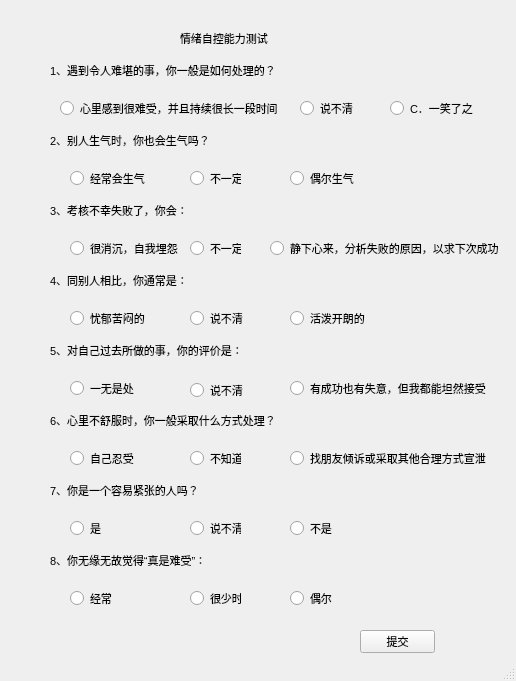
<?xml version="1.0" encoding="UTF-8"?>
<ui version="4.0">
 <class>MainWindow</class>
 <widget class="QMainWindow" name="MainWindow">
  <property name="geometry">
   <rect>
    <x>0</x>
    <y>0</y>
    <width>516</width>
    <height>681</height>
   </rect>
  </property>
  <property name="font">
   <font>
    <pointsize>8</pointsize>
   </font>
  </property>
  <property name="windowTitle">
   <string>MainWindow</string>
  </property>
  <widget class="QWidget" name="centralwidget">
   <widget class="QRadioButton" name="radioButton6">
    <property name="geometry">
     <rect>
      <x>290</x>
      <y>170</y>
      <width>89</width>
      <height>16</height>
     </rect>
    </property>
    <property name="text">
     <string>偶尔生气</string>
    </property>
    <attribute name="buttonGroup">
     <string notr="true">buttonGroup_2</string>
    </attribute>
   </widget>
   <widget class="QRadioButton" name="radioButton7">
    <property name="geometry">
     <rect>
      <x>70</x>
      <y>240</y>
      <width>111</width>
      <height>16</height>
     </rect>
    </property>
    <property name="text">
     <string>很消沉，自我埋怨</string>
    </property>
    <attribute name="buttonGroup">
     <string notr="true">buttonGroup_3</string>
    </attribute>
   </widget>
   <widget class="QLabel" name="label_3">
    <property name="geometry">
     <rect>
      <x>50</x>
      <y>200</y>
      <width>381</width>
      <height>21</height>
     </rect>
    </property>
    <property name="text">
     <string>3、考核不幸失败了，你会：</string>
    </property>
   </widget>
   <widget class="QRadioButton" name="radioButton17">
    <property name="geometry">
     <rect>
      <x>190</x>
      <y>450</y>
      <width>51</width>
      <height>16</height>
     </rect>
    </property>
    <property name="text">
     <string>不知道</string>
    </property>
    <attribute name="buttonGroup">
     <string notr="true">buttonGroup_6</string>
    </attribute>
   </widget>
   <widget class="QRadioButton" name="radioButton1">
    <property name="geometry">
     <rect>
      <x>60</x>
      <y>100</y>
      <width>221</width>
      <height>16</height>
     </rect>
    </property>
    <property name="text">
     <string>心里感到很难受，并且持续很长一段时间</string>
    </property>
    <attribute name="buttonGroup">
     <string notr="true">buttonGroup</string>
    </attribute>
   </widget>
   <widget class="QLabel" name="label_8">
    <property name="geometry">
     <rect>
      <x>50</x>
      <y>550</y>
      <width>381</width>
      <height>21</height>
     </rect>
    </property>
    <property name="text">
     <string>8、你无缘无故觉得“真是难受”：</string>
    </property>
   </widget>
   <widget class="QRadioButton" name="radioButton5">
    <property name="geometry">
     <rect>
      <x>190</x>
      <y>170</y>
      <width>51</width>
      <height>16</height>
     </rect>
    </property>
    <property name="text">
     <string>不一定</string>
    </property>
    <attribute name="buttonGroup">
     <string notr="true">buttonGroup_2</string>
    </attribute>
   </widget>
   <widget class="QLabel" name="label_5">
    <property name="geometry">
     <rect>
      <x>50</x>
      <y>340</y>
      <width>381</width>
      <height>21</height>
     </rect>
    </property>
    <property name="text">
     <string>5、对自己过去所做的事，你的评价是：</string>
    </property>
   </widget>
   <widget class="QRadioButton" name="radioButton11">
    <property name="geometry">
     <rect>
      <x>190</x>
      <y>310</y>
      <width>61</width>
      <height>16</height>
     </rect>
    </property>
    <property name="text">
     <string>说不清</string>
    </property>
    <attribute name="buttonGroup">
     <string notr="true">buttonGroup_4</string>
    </attribute>
   </widget>
   <widget class="QPushButton" name="pushButton">
    <property name="geometry">
     <rect>
      <x>360</x>
      <y>630</y>
      <width>75</width>
      <height>23</height>
     </rect>
    </property>
    <property name="text">
     <string>提交</string>
    </property>
   </widget>
   <widget class="QRadioButton" name="radioButton20">
    <property name="geometry">
     <rect>
      <x>190</x>
      <y>520</y>
      <width>51</width>
      <height>16</height>
     </rect>
    </property>
    <property name="text">
     <string>说不清</string>
    </property>
    <attribute name="buttonGroup">
     <string notr="true">buttonGroup_7</string>
    </attribute>
   </widget>
   <widget class="QRadioButton" name="radioButton19">
    <property name="geometry">
     <rect>
      <x>70</x>
      <y>520</y>
      <width>89</width>
      <height>16</height>
     </rect>
    </property>
    <property name="text">
     <string>是</string>
    </property>
    <attribute name="buttonGroup">
     <string notr="true">buttonGroup_7</string>
    </attribute>
   </widget>
   <widget class="QLabel" name="label_2">
    <property name="geometry">
     <rect>
      <x>50</x>
      <y>130</y>
      <width>381</width>
      <height>21</height>
     </rect>
    </property>
    <property name="text">
     <string>2、别人生气时，你也会生气吗？</string>
    </property>
   </widget>
   <widget class="QLabel" name="label_11">
    <property name="geometry">
     <rect>
      <x>180</x>
      <y>30</y>
      <width>91</width>
      <height>16</height>
     </rect>
    </property>
    <property name="text">
     <string>情绪自控能力测试</string>
    </property>
   </widget>
   <widget class="QRadioButton" name="radioButton24">
    <property name="geometry">
     <rect>
      <x>290</x>
      <y>590</y>
      <width>61</width>
      <height>16</height>
     </rect>
    </property>
    <property name="text">
     <string>偶尔</string>
    </property>
    <attribute name="buttonGroup">
     <string notr="true">buttonGroup_8</string>
    </attribute>
   </widget>
   <widget class="QRadioButton" name="radioButton12">
    <property name="geometry">
     <rect>
      <x>290</x>
      <y>310</y>
      <width>89</width>
      <height>16</height>
     </rect>
    </property>
    <property name="text">
     <string>活泼开朗的</string>
    </property>
    <attribute name="buttonGroup">
     <string notr="true">buttonGroup_4</string>
    </attribute>
   </widget>
   <widget class="QRadioButton" name="radioButton14">
    <property name="geometry">
     <rect>
      <x>190</x>
      <y>380</y>
      <width>91</width>
      <height>20</height>
     </rect>
    </property>
    <property name="text">
     <string>说不清</string>
    </property>
    <attribute name="buttonGroup">
     <string notr="true">buttonGroup_5</string>
    </attribute>
   </widget>
   <widget class="QRadioButton" name="radioButton9">
    <property name="geometry">
     <rect>
      <x>270</x>
      <y>240</y>
      <width>291</width>
      <height>16</height>
     </rect>
    </property>
    <property name="text">
     <string>静下心来，分析失败的原因，以求下次成功</string>
    </property>
    <attribute name="buttonGroup">
     <string notr="true">buttonGroup_3</string>
    </attribute>
   </widget>
   <widget class="QLabel" name="label_7">
    <property name="geometry">
     <rect>
      <x>50</x>
      <y>480</y>
      <width>381</width>
      <height>21</height>
     </rect>
    </property>
    <property name="text">
     <string>7、你是一个容易紧张的人吗？</string>
    </property>
   </widget>
   <widget class="QLabel" name="label_4">
    <property name="geometry">
     <rect>
      <x>50</x>
      <y>270</y>
      <width>381</width>
      <height>21</height>
     </rect>
    </property>
    <property name="text">
     <string>4、同别人相比，你通常是：</string>
    </property>
   </widget>
   <widget class="QLabel" name="label_6">
    <property name="geometry">
     <rect>
      <x>50</x>
      <y>410</y>
      <width>381</width>
      <height>21</height>
     </rect>
    </property>
    <property name="text">
     <string>6、心里不舒服时，你一般采取什么方式处理？</string>
    </property>
   </widget>
   <widget class="QRadioButton" name="radioButton10">
    <property name="geometry">
     <rect>
      <x>70</x>
      <y>310</y>
      <width>91</width>
      <height>16</height>
     </rect>
    </property>
    <property name="text">
     <string>忧郁苦闷的</string>
    </property>
    <attribute name="buttonGroup">
     <string notr="true">buttonGroup_4</string>
    </attribute>
   </widget>
   <widget class="QRadioButton" name="radioButton15">
    <property name="geometry">
     <rect>
      <x>290</x>
      <y>380</y>
      <width>211</width>
      <height>16</height>
     </rect>
    </property>
    <property name="text">
     <string>有成功也有失意，但我都能坦然接受</string>
    </property>
    <attribute name="buttonGroup">
     <string notr="true">buttonGroup_5</string>
    </attribute>
   </widget>
   <widget class="QRadioButton" name="radioButton21">
    <property name="geometry">
     <rect>
      <x>290</x>
      <y>520</y>
      <width>61</width>
      <height>16</height>
     </rect>
    </property>
    <property name="text">
     <string>不是</string>
    </property>
    <attribute name="buttonGroup">
     <string notr="true">buttonGroup_7</string>
    </attribute>
   </widget>
   <widget class="QLabel" name="label">
    <property name="geometry">
     <rect>
      <x>50</x>
      <y>60</y>
      <width>381</width>
      <height>21</height>
     </rect>
    </property>
    <property name="text">
     <string>1、遇到令人难堪的事，你一般是如何处理的？</string>
    </property>
   </widget>
   <widget class="QRadioButton" name="radioButton4">
    <property name="enabled">
     <bool>true</bool>
    </property>
    <property name="geometry">
     <rect>
      <x>70</x>
      <y>170</y>
      <width>89</width>
      <height>16</height>
     </rect>
    </property>
    <property name="text">
     <string>经常会生气</string>
    </property>
    <attribute name="buttonGroup">
     <string notr="true">buttonGroup_2</string>
    </attribute>
   </widget>
   <widget class="QRadioButton" name="radioButton16">
    <property name="geometry">
     <rect>
      <x>70</x>
      <y>450</y>
      <width>89</width>
      <height>16</height>
     </rect>
    </property>
    <property name="text">
     <string>自己忍受</string>
    </property>
    <attribute name="buttonGroup">
     <string notr="true">buttonGroup_6</string>
    </attribute>
   </widget>
   <widget class="QRadioButton" name="radioButton22">
    <property name="geometry">
     <rect>
      <x>70</x>
      <y>590</y>
      <width>89</width>
      <height>16</height>
     </rect>
    </property>
    <property name="text">
     <string>经常</string>
    </property>
    <attribute name="buttonGroup">
     <string notr="true">buttonGroup_8</string>
    </attribute>
   </widget>
   <widget class="QRadioButton" name="radioButton18">
    <property name="geometry">
     <rect>
      <x>290</x>
      <y>450</y>
      <width>231</width>
      <height>16</height>
     </rect>
    </property>
    <property name="text">
     <string>找朋友倾诉或采取其他合理方式宣泄</string>
    </property>
    <attribute name="buttonGroup">
     <string notr="true">buttonGroup_6</string>
    </attribute>
   </widget>
   <widget class="QRadioButton" name="radioButton8">
    <property name="geometry">
     <rect>
      <x>190</x>
      <y>240</y>
      <width>51</width>
      <height>16</height>
     </rect>
    </property>
    <property name="text">
     <string>不一定</string>
    </property>
    <attribute name="buttonGroup">
     <string notr="true">buttonGroup_3</string>
    </attribute>
   </widget>
   <widget class="QRadioButton" name="radioButton23">
    <property name="geometry">
     <rect>
      <x>190</x>
      <y>590</y>
      <width>51</width>
      <height>16</height>
     </rect>
    </property>
    <property name="text">
     <string>很少时候</string>
    </property>
    <attribute name="buttonGroup">
     <string notr="true">buttonGroup_8</string>
    </attribute>
   </widget>
   <widget class="QRadioButton" name="radioButton13">
    <property name="geometry">
     <rect>
      <x>70</x>
      <y>380</y>
      <width>89</width>
      <height>16</height>
     </rect>
    </property>
    <property name="text">
     <string>一无是处</string>
    </property>
    <attribute name="buttonGroup">
     <string notr="true">buttonGroup_5</string>
    </attribute>
   </widget>
   <widget class="QRadioButton" name="radioButton2">
    <property name="geometry">
     <rect>
      <x>300</x>
      <y>100</y>
      <width>71</width>
      <height>16</height>
     </rect>
    </property>
    <property name="text">
     <string>说不清</string>
    </property>
    <attribute name="buttonGroup">
     <string notr="true">buttonGroup</string>
    </attribute>
   </widget>
   <widget class="QRadioButton" name="radioButton3">
    <property name="geometry">
     <rect>
      <x>390</x>
      <y>100</y>
      <width>101</width>
      <height>16</height>
     </rect>
    </property>
    <property name="text">
     <string>C．一笑了之</string>
    </property>
    <attribute name="buttonGroup">
     <string notr="true">buttonGroup</string>
    </attribute>
   </widget>
  </widget>
  <widget class="QStatusBar" name="statusbar"/>
  <action name="actionHelp">
   <property name="text">
    <string>Help</string>
   </property>
  </action>
  <action name="actionQuit">
   <property name="text">
    <string>Quit</string>
   </property>
  </action>
 </widget>
 <resources/>
 <connections/>
 <buttongroups>
  <buttongroup name="buttonGroup"/>
  <buttongroup name="buttonGroup_2"/>
  <buttongroup name="buttonGroup_3"/>
  <buttongroup name="buttonGroup_4"/>
  <buttongroup name="buttonGroup_5"/>
  <buttongroup name="buttonGroup_6"/>
  <buttongroup name="buttonGroup_7"/>
  <buttongroup name="buttonGroup_8"/>
 </buttongroups>
</ui>
